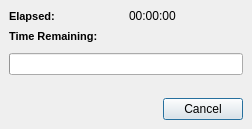
<ui version="4.0" >
 <author></author>
 <comment></comment>
 <exportmacro></exportmacro>
 <class>Dialog</class>
 <widget class="QDialog" name="Dialog" >
  <property name="geometry" >
   <rect>
    <x>0</x>
    <y>0</y>
    <width>252</width>
    <height>129</height>
   </rect>
  </property>
  <property name="windowTitle" >
   <string>Processing</string>
  </property>
  <layout class="QVBoxLayout" >
   <property name="margin" >
    <number>9</number>
   </property>
   <property name="spacing" >
    <number>6</number>
   </property>
   <item>
    <layout class="QHBoxLayout" >
     <property name="margin" >
      <number>0</number>
     </property>
     <property name="spacing" >
      <number>6</number>
     </property>
     <item>
      <layout class="QVBoxLayout" >
       <property name="margin" >
        <number>0</number>
       </property>
       <property name="spacing" >
        <number>6</number>
       </property>
       <item>
        <widget class="QLabel" name="label_2" >
         <property name="font" >
          <font>
           <family>MS Shell Dlg 2</family>
           <pointsize>8</pointsize>
           <weight>75</weight>
           <italic>false</italic>
           <bold>true</bold>
           <underline>false</underline>
           <strikeout>false</strikeout>
          </font>
         </property>
         <property name="text" >
          <string>Elapsed:</string>
         </property>
        </widget>
       </item>
       <item>
        <widget class="QLabel" name="label_1" >
         <property name="sizePolicy" >
          <sizepolicy>
           <hsizetype>5</hsizetype>
           <vsizetype>5</vsizetype>
           <horstretch>0</horstretch>
           <verstretch>0</verstretch>
          </sizepolicy>
         </property>
         <property name="font" >
          <font>
           <family>MS Shell Dlg 2</family>
           <pointsize>8</pointsize>
           <weight>75</weight>
           <italic>false</italic>
           <bold>true</bold>
           <underline>false</underline>
           <strikeout>false</strikeout>
          </font>
         </property>
         <property name="text" >
          <string>Time Remaining:</string>
         </property>
        </widget>
       </item>
      </layout>
     </item>
     <item>
      <layout class="QVBoxLayout" >
       <property name="margin" >
        <number>0</number>
       </property>
       <property name="spacing" >
        <number>6</number>
       </property>
       <item>
        <widget class="QLabel" name="labelElapsed" >
         <property name="text" >
          <string>00:00:00</string>
         </property>
        </widget>
       </item>
       <item>
        <widget class="QLabel" name="labelTimeLeft" >
         <property name="text" >
          <string/>
         </property>
        </widget>
       </item>
      </layout>
     </item>
    </layout>
   </item>
   <item>
    <spacer>
     <property name="orientation" >
      <enum>Qt::Vertical</enum>
     </property>
     <property name="sizeHint" >
      <size>
       <width>20</width>
       <height>8</height>
      </size>
     </property>
    </spacer>
   </item>
   <item>
    <widget class="QProgressBar" name="progressBar" >
     <property name="orientation" >
      <enum>Qt::Horizontal</enum>
     </property>
    </widget>
   </item>
   <item>
    <spacer>
     <property name="orientation" >
      <enum>Qt::Vertical</enum>
     </property>
     <property name="sizeHint" >
      <size>
       <width>20</width>
       <height>20</height>
      </size>
     </property>
    </spacer>
   </item>
   <item>
    <layout class="QHBoxLayout" >
     <property name="margin" >
      <number>0</number>
     </property>
     <property name="spacing" >
      <number>6</number>
     </property>
     <item>
      <spacer>
       <property name="orientation" >
        <enum>Qt::Horizontal</enum>
       </property>
       <property name="sizeHint" >
        <size>
         <width>40</width>
         <height>20</height>
        </size>
       </property>
      </spacer>
     </item>
     <item>
      <widget class="QPushButton" name="buttonCancel" >
       <property name="sizePolicy" >
        <sizepolicy>
         <hsizetype>1</hsizetype>
         <vsizetype>0</vsizetype>
         <horstretch>0</horstretch>
         <verstretch>0</verstretch>
        </sizepolicy>
       </property>
       <property name="text" >
        <string>Cancel</string>
       </property>
      </widget>
     </item>
    </layout>
   </item>
  </layout>
 </widget>
 <pixmapfunction></pixmapfunction>
 <resources/>
 <connections/>
</ui>
